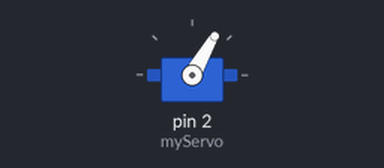
This sketch was run on a simulated Arduino Uno, built with avr-gcc and run on an emulated ATmega328P. Parts: servo.

Above: at 5.3 s.
Timing chart, 0 to 6.8 s (numbered marks = the images above):
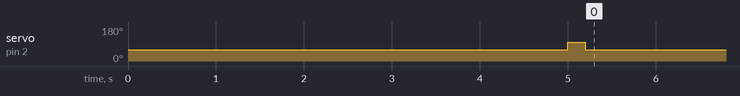

The sketch:

auto_heated_seats.ino
```cpp
// include the Servo library
#include <Servo.h>

Servo myServo;  // create a servo object

void setup() {
  myServo.attach(2);    // attaches the servo on pin 2 to the servo object
  myServo.write(60);    // reset position
  delay(5000);          // wait till car is on
  myServo.write(100);   // push button
  delay(200);
  myServo.write(60);    // reset position
}

void loop() {

}
```
